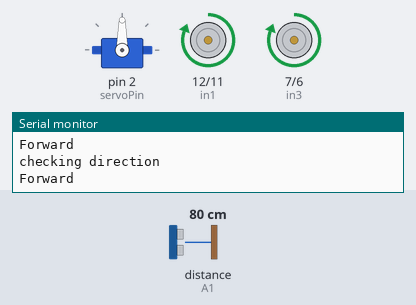
The program below on a simulated Arduino Uno, built with avr-gcc and run on an emulated ATmega328P. On the bench: servo, motor-driver pin pairs drawn as motors (green arrow = first pin HIGH = forward, orange = second pin HIGH = backward, longer = more drive, scaled by the enable pin), the last lines printed to the serial monitor. Wiring (inferred from the names in the program): ultrasonic range finder: trigger A0; echo A1. The inputs (shaded band) are chosen by the test bench; at power-on: distance to the obstacle (sensor on A1) 80 cm. The echo pulse lasts 58.3 µs per cm.

Above: at 1.2 s.
1.3 s: distance to the obstacle (sensor on A1) set to 21 cm
4.3 s: distance to the obstacle (sensor on A1) set to 17 cm
At 5.5 s:
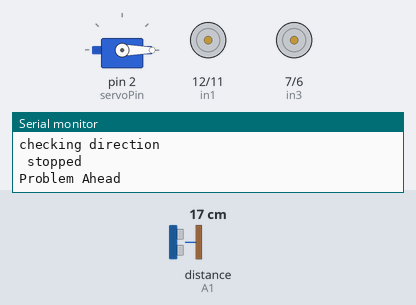
At 6.5 s:
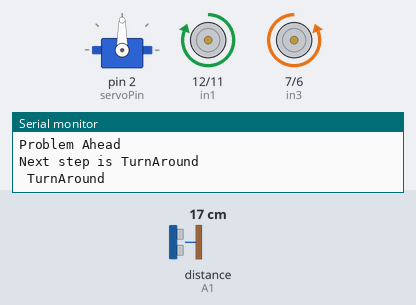
Timing chart, 0 to 13.3 s (numbered marks = the images above; inputs shaded):
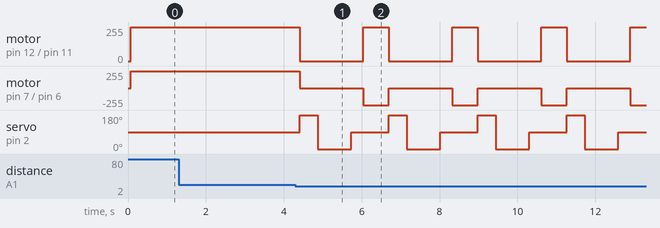

Measured:
- the behaviour switches between 20 and 19 cm on distance to the obstacle (sensor on A1) (found by bisection; images 0 and 1)
- after the input at 4.3 s, motor on pin 12 (in1) / pin 11 (in2): alternates forward 255/255 for 0.66 s and stopped for 1.6 s, starting after 0.11 s; motor on pin 7 (in3) / pin 6 (in4): alternates backward 255/255 for 0.66 s and stopped for 1.6 s, starting after 0.11 s

The program:

main.cpp
```cpp
#include <Arduino.h>
#include <Servo.h>

// Pins
#define TRIG_PIN A0
#define ECHO_PIN A1
//Define all the connections maps to the L298N
#define enA 13
#define in1 12
#define in2 11
#define in3 7
#define in4 6
#define enB 5
#define servoPin 2

class Motor{

    int enablePin;
    int directionPin1;
    int directionPin2;

    public:
        //Method to define the motor pins
        Motor(int ENPin,int dPin1,int dPin2){
        enablePin = ENPin;
        directionPin1 = dPin1;
        directionPin2 = dPin2;
    };

    //Method to drive the motor 0~255 driving forward. -1~-255 driving backward
    void Drive(int speed){
        if(speed>=0){
            digitalWrite(directionPin1, HIGH);
            digitalWrite(directionPin2, LOW);
        }
        else{
            digitalWrite(directionPin1, LOW);
            digitalWrite(directionPin2, HIGH);
            speed = - speed;
        }
        analogWrite(enablePin, speed);
     }
};

Motor leftMotor = Motor(enA, in1, in2);
Motor rightMotor = Motor(enB, in3, in4);
Servo myservo; // create servo object to control a servo

void motorInitiation(){
    pinMode(enA, OUTPUT);
    pinMode(in1, OUTPUT);
    pinMode(in2, OUTPUT);
    pinMode(enB, OUTPUT);
    pinMode(in3, OUTPUT);
    pinMode(in4, OUTPUT);
    // Set initial direction and speed
    digitalWrite(enA, LOW);
    digitalWrite(enB, LOW);
    digitalWrite(in1, LOW);
    digitalWrite(in2, HIGH);
    digitalWrite(in3, LOW);
    digitalWrite(in4, HIGH);
}

//Variables--------------------------------------------------------------------------
// Anything over 400 cm (23200 us pulse) is "out of range"
const unsigned int MAX_DIST = 23200;
bool ObsticalAhead = false;
int servoPos = 90;

enum Directions {
    Forward,
    TurnLeft,
    TurnRight,
    TurnAround,
    Brake
};

Directions nextStep = Forward;

unsigned long t1;
unsigned long t2;
unsigned long pulse_width;
float cm;
float inches;
void checkDistance();
void checkDirection();
void drive();

//SETUP--------------------------------------------------------------------------
void setup() {
    // The Trigger pin will tell the sensor to range find
    pinMode(TRIG_PIN, OUTPUT);
    digitalWrite(TRIG_PIN, LOW);

    // We'll use the serial monitor to view the sensor output
    Serial.begin(9600);
    myservo.attach(servoPin);
    motorInitiation();
    //Directions nextStep = Forward;
}

void loop() {
    checkDistance();
    checkDirection();
    drive();
}

void checkDistance(){

    // Hold the trigger pin high for at least 10 us
    digitalWrite(TRIG_PIN, HIGH);
    delayMicroseconds(10);
    digitalWrite(TRIG_PIN, LOW);

    // Wait for pulse on echo pin
    while ( digitalRead(ECHO_PIN) == 0 );

    // Measure how long the echo pin was held high (pulse width)
    // Note: the micros() counter will overflow after ~70 min
    t1 = micros();
    while ( digitalRead(ECHO_PIN) == 1);
    t2 = micros();
    pulse_width = t2 - t1;

    // Calculate distance in centimeters and inches. The constants
    // are found in the datasheet, and calculated from the assumed speed
    //of sound in air at sea level (~340 m/s).
    cm = pulse_width / 58.0;
    inches = pulse_width / 148.0;

    // Print out results
    if ( pulse_width > MAX_DIST ) {
        //Serial.println("Out of range");
    }
    else {
        //Serial.print(cm);
        //Serial.print(" cm \t");
        //Serial.print(inches);
        //Serial.println(" in");
    }

    // Wait at least 60ms before next measurement
    delay(60);

    if(cm <= 20){
        ObsticalAhead = true;
        Serial.println("Problem Ahead");
    }
    else {
        ObsticalAhead = false;
    }

}
void checkDirection(){
    Serial.println("checking direction");
    if(ObsticalAhead ==true){
        nextStep = Brake;
        drive();
        myservo.write(180); // tell servo to go to position in variable 'pos'
        delay(400); // waits 15ms for the servo to reach the position
        checkDistance();
        if(ObsticalAhead ==false){//if left side is open
            nextStep = TurnLeft;
            Serial.println("Next step is TurnLeft");
            myservo.write(90);//reset servo position
            delay(400);
        }
        else{// left is blocked, now need to look at right
            myservo.write(0); // tell servo to go to position in variable 'pos'
            delay(800); // waits 15ms for the servo to reach the position
            checkDistance();
            if(ObsticalAhead ==false){//if right side is open
                nextStep = TurnRight;
                Serial.println("Next step is TurnRight");
                myservo.write(90);//reset servo position
                delay(400);
            }
            else{//right is blocked as well, need to turn around
                nextStep = TurnAround;
                myservo.write(90);//reset servo position
                delay(300);
                Serial.println("Next step is TurnAround");
            }
        }

    }
    else{
        nextStep = Forward;
    }//No obstical ahead
}

void drive(){
    switch (nextStep){
        case Forward:
            leftMotor.Drive(255);
            rightMotor.Drive(255);
            Serial.println("Forward");
            break;

        case TurnLeft:
            leftMotor.Drive(-255);
            rightMotor.Drive(255);
            Serial.println(" TurnLeft");
            delay(400);
            break;

        case TurnRight:
            leftMotor.Drive(255);
            rightMotor.Drive(-255);
            Serial.println(" TurnRight");
            delay(400);
            break;

        case TurnAround:
            leftMotor.Drive(255);
            rightMotor.Drive(-255);
            Serial.println(" TurnAround");
            delay(600);
            break;

        case Brake:
            leftMotor.Drive(0);
            rightMotor.Drive(0);
            Serial.println(" stopped");
    }

}
```
